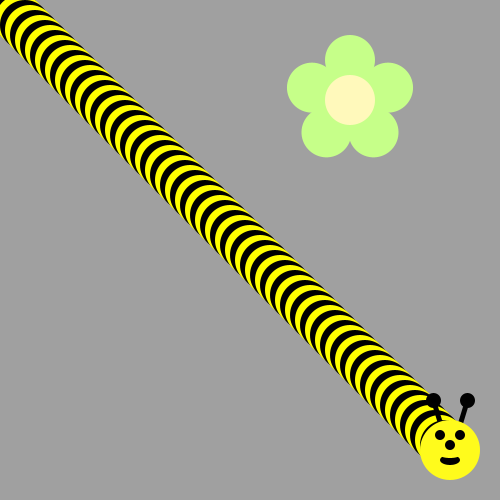
Frame 1 (no input)
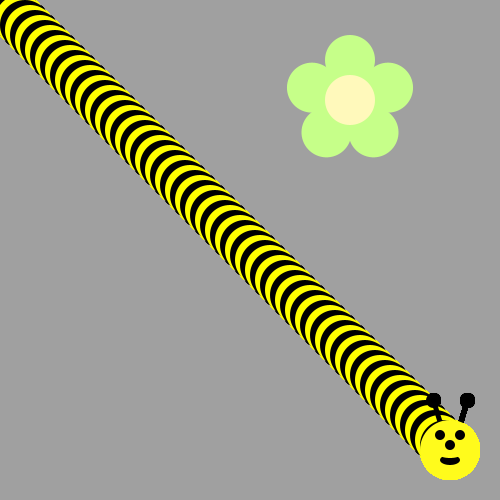
Frame 60 (the mouse pressed at the canvas centre just before this capture)
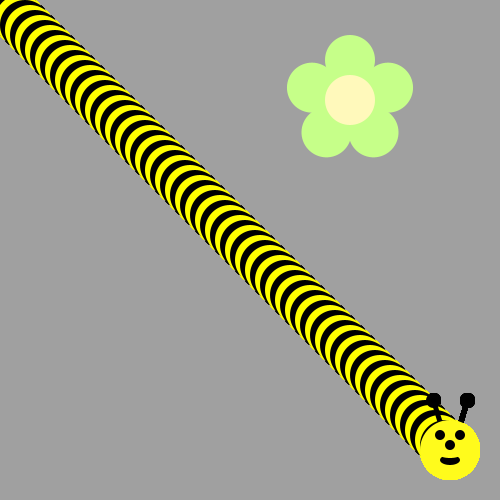
Frame 120 (the mouse held since frame 60 and released just before this capture)

The Processing sketch that drew these frames (run headless with seeded random() and noise(); from frame 60 on, the mouse is pressed at the canvas centre):

// Processing sketch: Bumblebee
// ── Bumblebee.pde
void draw() {
/*Use a loop to make a body for the Bee!
Then put his head on using drawBeeFace(x,y)
Use Modulo to make the colors alternate 
*/
for(int i = 0; i < 90; i++){
  if(i % 2 == 0) {
    fill(255,255,0);
  }else{
    fill(0,0,0);
  
}
ellipse(i*5,i*5,50,50);
} 
drawBeeFace(450,450);
}


void drawFlower(int x, int y) {
     noStroke();
     translate(x, y);
     // draw 5 petals, rotating after each one
     fill(#c6ff89);      // green
      for (int i = 0; i < 5; i++) {
           ellipse(0, -40, 50, 50);
          rotate(radians(72));
     }
     fill(#fff9bb); // light yellow
     ellipse(0, 0, 50, 50);
} 
void drawBeeFace(int BeeFaceX, int BeeFaceY) {
     noStroke();
     fill(0, 0, 0);
     stroke(1);
     strokeWeight(5);
     line(BeeFaceX-10, BeeFaceY-27, BeeFaceX-17, BeeFaceY-50);
     line(BeeFaceX+10, BeeFaceY-27, BeeFaceX+17, BeeFaceY-50);
     ellipse(BeeFaceX-17, BeeFaceY-50, 10, 10);
     ellipse(BeeFaceX+17, BeeFaceY-50, 10, 10);
     noStroke();
     fill(255, 251, 28);
     ellipse(BeeFaceX, BeeFaceY, 60, 60); // face
     fill(255, 237, 209);
     fill(0,0,0);
      ellipse(BeeFaceX-10, BeeFaceY-15, 10, 10); // eyes
     ellipse(BeeFaceX+10, BeeFaceY-15, 10, 10);
      ellipse(BeeFaceX, BeeFaceY-5, 10, 10); // nose
      ellipse(BeeFaceX, BeeFaceY+10, 20, 10);// mouth
     fill(255, 251, 28);
     ellipse(BeeFaceX, BeeFaceY+5, 20, 6);
}

void setup() {
     ellipseMode(CENTER);
     size(500, 500);
     background(160, 160, 160);
      drawFlower(350, 100);
}
